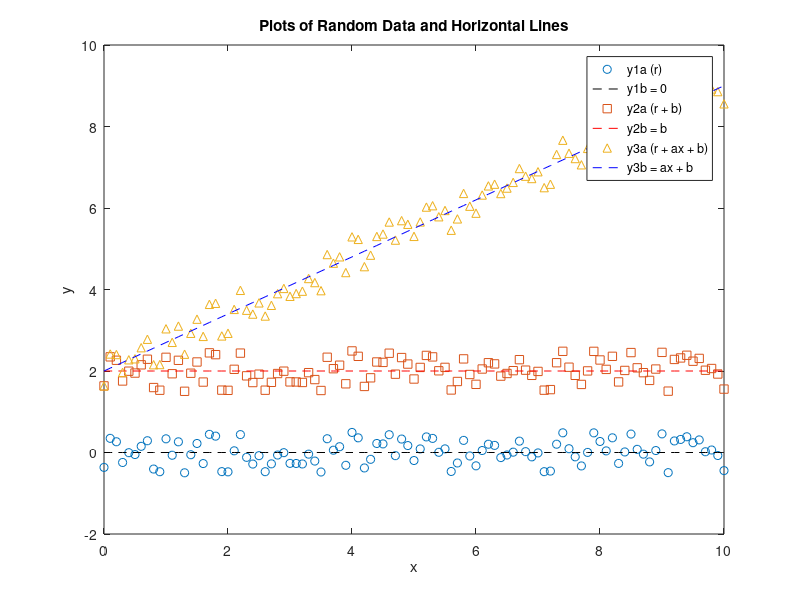

Recreate this plot in MATLAB.
% Exercise 1
% Task 1

rng(1);
% a
A = randi([-2, 9], [5, 3])

% b
b = A(:, 2)
A(2, 3) = -5

% c
B = A(:, [3, 1, 2])

% d
C = A([3, 1, 2, 5, 4], :)

% e
rowSumA = sum(A, 2);
colSumA = sum(A);    

rowSumB = sum(B, 2); 
colSumB = sum(B);    

rowSumC = sum(C, 2) 
colSumC = sum(C)

% f
sumRowSumA = sum(rowSumA);
sumColSumA = sum(colSumA);

sumRowSumB = sum(rowSumB);
sumColSumB = sum(colSumB);

sumRowSumC = sum(rowSumC);
sumColSumC = sum(colSumC);

% All of the sums are equal no matter how they are arranged. On top of
% that it doesn't matter if we take the sum of all rows or columns because
% it will be the same always.

%% Exercise 1
% Task 2
clearvars
close all
clc

rng(1);

% a
D = randi([-2, 9], 50, 30);
elements_greater_than_4 = length(find(D > 4))

% b
M1 = randi(10, 10, 5);  
M2 = randi(10, 5, 10);  

lengthM1 = length(M1);
sizeM1 = size(M1);
numelM1 = numel(M1);

lengthM2 = length(M2);
sizeM2 = size(M2);
numelM2 = numel(M2);

disp("Results for M1 (10x5):");
disp("Length: "); disp(lengthM1);
disp("Size: "); disp(sizeM1);
disp("Numel: "); disp(numelM1);

disp("Results for M2 (5x10):");
disp("Length: "); disp(lengthM2);
disp("Size: "); disp(sizeM2);
disp("Numel: "); disp(numelM2);

% length() - returns the greatest dimension of the parameter matrix
% size() - returns a vector consisting of the numbers of rows and cols
% numel() - returns the total number of elements in the matrix

A = randi([-2, 9], [5, 3])
s = size(A, 2)

%% Exercise 1
% Task 3
clearvars
close all
clc

% b
log(2 * 3) == log(2) + log(3)
log(2 + 3) == log(2) + log(3)
cos(pi/2) == 0
% Here '==' is a relational operator that checks the equality of the both
% side on left and right. It returns 1, 0, and 0 respectively 
% (1 means True and 0 means False). 

% c
% Even though the 1st and second result is correct, the third one is not 
% because in MATLAB pi is not the actual pi but just an approximation, 
% that's why cos(pi/2) isn't exactly equal to 0.

% d
tol = 1e-12;
x = linspace(0, pi, 10);

% (i) 
lhs1 = sin(3 * x);
rhs1 = 3 * sin(x) - 4 * sin(x).^3;
abs(lhs1 - rhs1) < tol

% (ii) 
lhs2 = abs(sin(x / 2));
rhs2 = sqrt((1 - cos(x)) / 2);
abs(lhs2 - rhs2) < tol

% (iii) 
x_tan = linspace(0, pi/2 - 0.01, 10);
lhs3 = tan(3 * x_tan);
rhs3 = (3 * tan(x_tan) - tan(x_tan).^3) ./ (1 - 3 * tan(x_tan).^2);
abs(lhs3 - rhs3) < tol

% BONUS
% At x=pi/2, tax(x) approaches infinity because tan(x) is undefined at that
% point. This leads to a division by zero in (iii), making the result
% undefined.

%% Exercise 1
% Task 4
clearvars
close all
clc

rng(1);
A = randi([-2, 9], [5, 3])

% b
abs(A) == 2         % i
A > 6               % ii
A(A > 6) = 100      % iii
% command i: creates a matrix of size(A) and puts 1 wherever the statement
%           holds True and puts 0 wherever it's False. 
% command ii: does the same as 'command i'. 
% command iii: it takes the original matrix and replaces those element with
%           100 whose values are greater than 6. 

% c
X = A > 4
elements_greater_than_4 = numel(X(X==1))

%% Exercise 1
% Task 5
clearvars
close all
clc

rng(1)
% a
x = 0:0.1:10;

% b
n = length(x);
r = -0.5 + (0.5 + 0.5) * rand(1, n);

% c
y1a = r + 0;

% d
figure;
plot(x, y1a, 'o');
hold on;

% e
y1b = 0;
plot(x, y1b * ones(size(x)), 'k--');

% f
b = 2;
y2a = r + b;

% g
plot(x, y2a, 's');

% h
y2b = b;
plot(x, y2b * ones(size(x)), 'r--');

% i
a = 0.7;
y3a = r + a * x + b;

% j
plot(x, y3a, '^');

% k
y3b = a * x + b;
plot(x, y3b, 'b--');

xlabel('x');
ylabel('y');
legend({'y1a (r)', 'y1b = 0', 'y2a (r + b)', 'y2b = b', 'y3a (r + ax + b)', 'y3b = ax + b'}, 'Location', 'best');
title('Plots of Random Data and Horizontal Lines');
hold off;